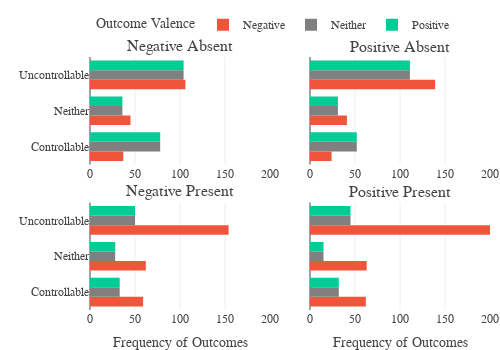

Write notebook code for a chart like this one.
### Code cell
fig = make_subplots(rows=2, cols=2, 
#                     shared_xaxes=True, 
                    shared_yaxes=True,
                    horizontal_spacing=0.1,
                    vertical_spacing=0.15,
                    subplot_titles=[str(' '.join(i)).title() for i in zipped_cond_pairs]
                   )

idx = 0
n_cols = 2
togglelegend=True

    


for val, means in zipped_cond_pairs:
    fig_data = master_data[
        (master_data['valence_condition']==val) & (master_data['means_condition']==means)
    ].groupby(['control_code'])['val_code'].value_counts(normalize=False).unstack()
    

    data=[
            go.Bar(name="Negative",
                   y=['Controllable','Neither','Uncontrollable'], 
                   x=fig_data['neg'], 
                   marker_color='#EF553B',
                   orientation='h',
                   showlegend=togglelegend),
            go.Bar(name="Neither",
                   y=['Controllable','Neither','Uncontrollable'], 
                   x=fig_data['pos'], 
                   marker_color='grey',
                   orientation='h',
                   showlegend=togglelegend),
            go.Bar(name="Positive",
                   y=['Controllable','Neither','Uncontrollable'], 
                   x=fig_data['pos'], 
                   marker_color='#00CC96',
                   orientation='h',
                   showlegend=togglelegend),
        ]
    
    
    
#     print(ratings_by_condition_pair_fig.layout)
## MAKE THE MAIN PLOT ##    
    fig.add_trace(data[0], row=idx//n_cols+1, col=idx%n_cols+1,
                 )
    fig.add_trace(data[1], row=idx//n_cols+1, col=idx%n_cols+1,
                 )
    fig.add_trace(data[2], row=idx//n_cols+1, col=idx%n_cols+1,
                 )
    idx += 1
    togglelegend=False

fig.update_xaxes(title_text="Frequency of Outcomes", row=2)
# fig.update_xaxes(title_text="Uncontrollable", row=2, col=1)
# fig.update_xaxes(title_text="Controllable", row=2, col=2)
# fig.update_yaxes(title_text="Negative", row=1, col=1)
# fig.update_yaxes(title_text="Positive", row=2, col=1)

fig.update_xaxes(range=[0,200])
fig.update_layout(#barmode='stack', 
                              template = 'none', 
                              font_family="Times New Roman", font_size=12,
                              legend_title="Outcome Valence",
                                    legend=dict(
                                        orientation='h',
                                    yanchor="bottom",
                                    y=1.07,
                                    xanchor="left",
                                    x=0.01
                                ),
                              width = 500, height = 350,
#                               showlegend=False,
                              #remove some margin so the graph fits nicer in latex
                              margin_l=90, #left margin
                              margin_r=10, #right margin
                              margin_b=40, #bottom margin
                              margin_t=20, #top margin
                             )
    
    
    
fig.show(config=config)

### Figure 1 — Plotly figure (JSON) as saved in the notebook; plotly's stock layout.template omitted (floating-point values rounded to 4 significant figures)
{"data": [{"marker": {"color": "#EF553B"}, "name": "Negative", "orientation": "h", "showlegend": true, "type": "bar", "x": [37, 45, 106], "xaxis": "x", "y": ["Controllable", "Neither", "Uncontrollable"], "yaxis": "y"}, {"marker": {"color": "grey"}, "name": "Neither", "orientation": "h", "showlegend": true, "type": "bar", "x": [78, 36, 104], "xaxis": "x", "y": ["Controllable", "Neither", "Uncontrollable"], "yaxis": "y"}, {"marker": {"color": "#00CC96"}, "name": "Positive", "orientation": "h", "showlegend": true, "type": "bar", "x": [78, 36, 104], "xaxis": "x", "y": ["Controllable", "Neither", "Uncontrollable"], "yaxis": "y"}, {"marker": {"color": "#EF553B"}, "name": "Negative", "orientation": "h", "showlegend": false, "type": "bar", "x": [24, 41, 139], "xaxis": "x2", "y": ["Controllable", "Neither", "Uncontrollable"], "yaxis": "y2"}, {"marker": {"color": "grey"}, "name": "Neither", "orientation": "h", "showlegend": false, "type": "bar", "x": [52, 31, 111], "xaxis": "x2", "y": ["Controllable", "Neither", "Uncontrollable"], "yaxis": "y2"}, {"marker": {"color": "#00CC96"}, "name": "Positive", "orientation": "h", "showlegend": false, "type": "bar", "x": [52, 31, 111], "xaxis": "x2", "y": ["Controllable", "Neither", "Uncontrollable"], "yaxis": "y2"}, {"marker": {"color": "#EF553B"}, "name": "Negative", "orientation": "h", "showlegend": false, "type": "bar", "x": [59, 62, 154], "xaxis": "x3", "y": ["Controllable", "Neither", "Uncontrollable"], "yaxis": "y3"}, {"marker": {"color": "grey"}, "name": "Neither", "orientation": "h", "showlegend": false, "type": "bar", "x": [33, 28, 50], "xaxis": "x3", "y": ["Controllable", "Neither", "Uncontrollable"], "yaxis": "y3"}, {"marker": {"color": "#00CC96"}, "name": "Positive", "orientation": "h", "showlegend": false, "type": "bar", "x": [33, 28, 50], "xaxis": "x3", "y": ["Controllable", "Neither", "Uncontrollable"], "yaxis": "y3"}, {"marker": {"color": "#EF553B"}, "name": "Negative", "orientation": "h", "showlegend": false, "type": "bar", "x": [62, 63, 202], "xaxis": "x4", "y": ["Controllable", "Neither", "Uncontrollable"], "yaxis": "y4"}, {"marker": {"color": "grey"}, "name": "Neither", "orientation": "h", "showlegend": false, "type": "bar", "x": [32, 15, 45], "xaxis": "x4", "y": ["Controllable", "Neither", "Uncontrollable"], "yaxis": "y4"}, {"marker": {"color": "#00CC96"}, "name": "Positive", "orientation": "h", "showlegend": false, "type": "bar", "x": [32, 15, 45], "xaxis": "x4", "y": ["Controllable", "Neither", "Uncontrollable"], "yaxis": "y4"}], "layout": {"annotations": [{"font": {"size": 16}, "showarrow": false, "text": "Negative Absent", "x": 0.225, "xanchor": "center", "xref": "paper", "y": 1, "yanchor": "bottom", "yref": "paper"}, {"font": {"size": 16}, "showarrow": false, "text": "Positive Absent", "x": 0.775, "xanchor": "center", "xref": "paper", "y": 1, "yanchor": "bottom", "yref": "paper"}, {"font": {"size": 16}, "showarrow": false, "text": "Negative Present", "x": 0.225, "xanchor": "center", "xref": "paper", "y": 0.425, "yanchor": "bottom", "yref": "paper"}, {"font": {"size": 16}, "showarrow": false, "text": "Positive Present", "x": 0.775, "xanchor": "center", "xref": "paper", "y": 0.425, "yanchor": "bottom", "yref": "paper"}], "font": {"family": "Times New Roman", "size": 12}, "height": 350, "legend": {"orientation": "h", "title": {"text": "Outcome Valence"}, "x": 0.01, "xanchor": "left", "y": 1.07, "yanchor": "bottom"}, "margin": {"b": 40, "l": 90, "r": 10, "t": 20}, "width": 500, "xaxis": {"anchor": "y", "domain": [0, 0.45], "range": [0, 200]}, "xaxis2": {"anchor": "y2", "domain": [0.55, 1], "range": [0, 200]}, "xaxis3": {"anchor": "y3", "domain": [0, 0.45], "range": [0, 200], "title": {"text": "Frequency of Outcomes"}}, "xaxis4": {"anchor": "y4", "domain": [0.55, 1], "range": [0, 200], "title": {"text": "Frequency of Outcomes"}}, "yaxis": {"anchor": "x", "domain": [0.575, 1]}, "yaxis2": {"anchor": "x2", "domain": [0.575, 1], "matches": "y", "showticklabels": false}, "yaxis3": {"anchor": "x3", "domain": [0, 0.425]}, "yaxis4": {"anchor": "x4", "domain": [0, 0.425], "matches": "y3", "showticklabels": false}}}
